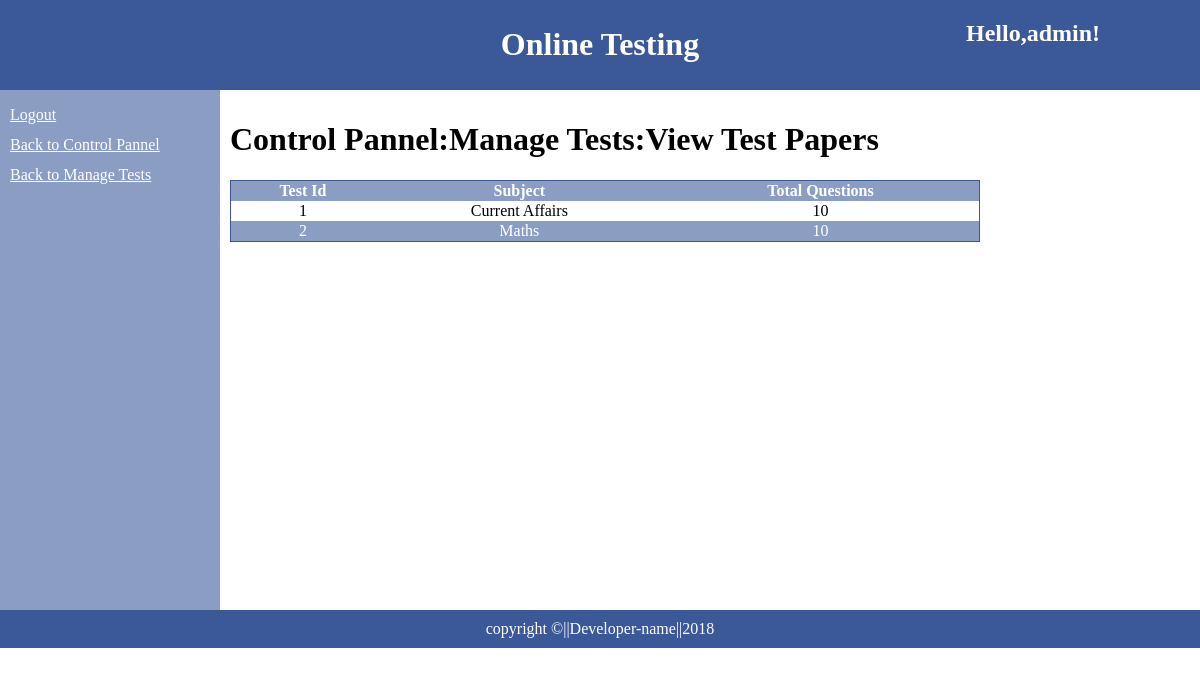
The app's page /public/viewtestpapers.php (signed in) with its own data.
### tables this page shows
CREATE TABLE `test` (
  `testid` int(5) NOT NULL,
  `subject` varchar(40) NOT NULL,
  `duration` int(250) DEFAULT NULL
);

### public/viewtestpapers.php (the view, shortened to what this page needs)
<?php
   $con=mysqli_connect('localhost','root','');
 mysqli_select_db($con,'id4897078_onlinetestdb');
 $q="select * from test";
 $result=mysqli_query($con,$q);
 $row_count=mysqli_num_rows($result);
?>
<html>
 <head>
  <link rel="stylesheet" type="text/css" href="./css/layout.css" />
  <link rel="stylesheet" type="text/css" href="./css/theme.css" />
  <link rel="stylesheet" type="text/css" href="./css/table.css" />
 </head>
 <body>
  <div id="header">
   <h1>Online Testing</h1>
   <h2 id="hello"> Hello,<?php echo $_SESSION['username']; ?>!</h2>
  </div>
  <div id="nav">
   <a href="http://localhost/Core-test-portal/public/logout.php">Logout</a><br/>
   <a href="http://localhost/Core-test-portal/public/adminhome.php">Back to Control Pannel</a><br/>
   <a href="http://localhost/Core-test-portal/public/managetests.php">Back to Manage Tests</a><br/>
    </div>
  <div id="section">
  <h1>Control Pannel:Manage Tests:View Test Papers</h1>
  <div id="tablediv">
  <table id="questiontable">
	 <tr id="headrow">
	  <th>Test Id</th>
	  <th>Subject</th>
	  <th>Total Questions</th>
	 </tr>
<?php
	for($i=1;$i<=$row_count;$i++)
	{
	  $row=mysqli_fetch_array($result);
	  $q1="select * from test_question where testid=".$row['testid'];
	  $result1=mysqli_query($con,$q1);
	  $row_count1=mysqli_num_rows($result1);
?>
	 <tr class="<?php if($i%2==0) echo "odd"; ?>">
	  <td><?php echo $row['testid']; ?></th>
	  <td><?php echo $row['subject']; ?></td>
	  <td><?php echo $row_count1; ?></td>
	 </tr>
<?php } ?>
   </table>
   </div>
    </div>
   <div id="footer">
     copyright &copy;||Developer-name||2018
  </div>
 </body>
</html>

### public/css/layout.css (style rules this page uses)
body { font-family:calibri; padding:0px; margin:0px; }
#header { background-color:#3b5998; text-align:center; padding:5px; color:white; }
#nav { line-height:30px; background-color:#8b9dc3; width:200px; min-height:500px; float:left; padding:10px; }
#nav a { color:white; }
#section { float:left; width:750px; padding:10px; min-height:500px; }
#footer { background-color:#3b5998; clear:both; text-align:center; color:white; padding:10px; }

### public/css/theme.css (style rules this page uses)
#hello { position:absolute; top:0px; right:100px; color:white; }

### public/css/table.css (style rules this page uses)
#tablediv { overflow-x:hidden; overflow-y:scroll; height:400px; width:102%; }
table#questiontable { text-align:center; border-collapse:collapse; width:750px; border:1px solid #3b5998; }
table#questiontable tr.odd { background-color:#8b9dc3; color:white; }
table#questiontable tr#headrow { color:white; background-color:#8b9dc3; }
table#questiontable th,table#questiontable td { padding-right:3px; }

### records on screen
test: testid "1", subject "Current Affairs", row_count1 "10"
test: testid "2", subject "Maths", row_count1 "10"

### other values on screen
$_SESSION['username'] "admin"
